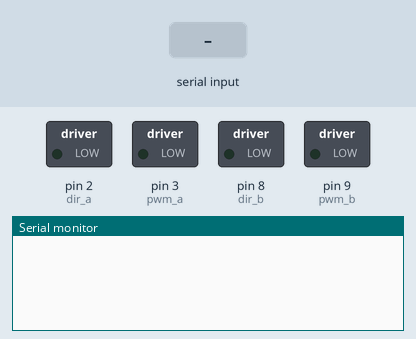
This sketch was run on a simulated Arduino Uno, built with avr-gcc and run on an emulated ATmega328P. On the bench: switched loads named in the sketch (green lamp = pin HIGH), the last lines printed to the serial monitor. The inputs (shaded band) are chosen by the test bench.

Above: at 1.2 s.
1.3 s: "A\n" received over Serial
At 1.7 s:
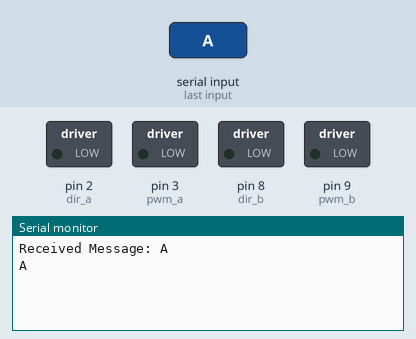
2.8 s: "B\n" received over Serial
At 4.0 s:
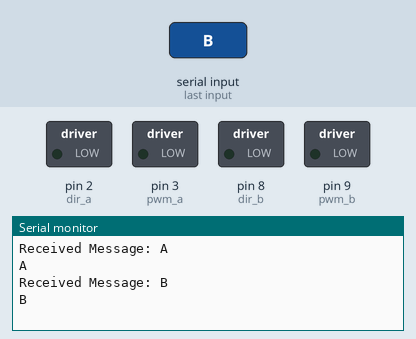

Measured:
- after the input at 1.3 s, the serial monitor: prints a new line at once (image 1)
- after the input at 2.8 s, the serial monitor: prints a new line at once (image 2)

The sketch:

arduino_helmet_controller.ino
```cpp
unsigned long endTimeMotor_A = 0;
unsigned long endTimeMotor_B = 0;
boolean isRunningMotor_A = false;
boolean isRunningMotor_B = false;

const byte numChars = 32;
char receivedChars[numChars];
boolean newData = false;

int pwm_a = 3;  //PWM control for motor outputs 1 and 2
int pwm_b = 9;  //PWM control for motor outputs 3 and 4
int dir_a = 2;  //direction control for motor outputs 1 and 2
int dir_b = 8;  //direction control for motor outputs 3 and 4

void setup()
{
  pinMode(pwm_a, OUTPUT);  //Set control pins to be outputs
  pinMode(pwm_b, OUTPUT);
  pinMode(dir_a, OUTPUT);
  pinMode(dir_b, OUTPUT);

  Serial.begin(9600);
}

void loop() {
  recvWithEndMarker();
  processNewData();
  checkIfTimeToStop();
}

void checkIfTimeToStop() {
  unsigned long currentMillis = millis();

  // Serial.print("currentMillis: ");
  // Serial.println(currentMillis);

  // Serial.print("endTimeMotor_A: ");
  // Serial.println(endTimeMotor_A);

  // Serial.print("endTimeMotor_B: ");
  // Serial.println(endTimeMotor_B);

  // Serial.print("stopMotor_A: ");
  // Serial.println(endTimeMotor_A != 0 && currentMillis > endTimeMotor_A);

  // Serial.print("stopMotor_B: ");
  // Serial.println(endTimeMotor_B != 0 && currentMillis > endTimeMotor_B);

  if (endTimeMotor_A != 0 && currentMillis > endTimeMotor_A) {
    stopMotor_A();
    endTimeMotor_A = 0;
  }

  if (endTimeMotor_B != 0 && currentMillis > endTimeMotor_B) {
    stopMotor_B();
    endTimeMotor_B = 0;
  }
}

void recvWithEndMarker() {
  /*
    Expected Info
    Motor to spin: A or B
    Length of time (milli) for spin

    Format expected:

    <Motor>:<Spin time>\n

    Ex:

    A:132322\n

  */
  static byte index = 0;
  char endMarker = '\n';
  char rc;

  while (Serial.available() > 0 && newData == false) {
    rc = Serial.read();

    if (rc != endMarker) {
      receivedChars[index] = rc;
      index++;
      if (index >= numChars) {
        index = numChars - 1;
      }
    }
    else {
      receivedChars[index] = '\0'; // terminate the string
      index = 0;
      newData = true;

      Serial.print("Received Message: ");
      Serial.println(receivedChars);
    }
  }
}

void processNewData() {
  if (newData == true) {

    char motorToSpin;
    unsigned long milliToSpin;

    milliToSpin = strtoul(receivedChars + 2, NULL, 10);
    motorToSpin = receivedChars[0];

    Serial.println(motorToSpin);

    if (motorToSpin == 'A') {
      if (isRunningMotor_A) {
        endTimeMotor_A = endTimeMotor_A + milliToSpin;
      }
      else {
        unsigned long m = millis();
        endTimeMotor_A = m + milliToSpin;

        // Serial.print("Millis: ");
        // Serial.println(m);

        // Serial.print("endTimeMotor_A ");
        // Serial.println(endTimeMotor_A);
        startMotor_A();
      }
    }
    else if (motorToSpin == 'B') {
      if (isRunningMotor_B) {
        endTimeMotor_B = endTimeMotor_B + milliToSpin;
      }
      else {
        unsigned long m = millis();
        endTimeMotor_B = m + milliToSpin;

        // Serial.print("Millis: ");
        // Serial.println(m);

        // Serial.print("endTimeMotor_B ");
        // Serial.println(endTimeMotor_B);
        startMotor_B();
      }
    }

    newData = false;
  }
}

void stopMotor_A() {
  analogWrite(pwm_a, 0);  //Engage the Brake for Channel A

  isRunningMotor_A = false;
}

void stopMotor_B() {
  analogWrite(pwm_b, 0);  //Engage the Brake for Channel B

  isRunningMotor_B = false;
}

void startMotor_A() {
  //Motor A forward @ full speed
  analogWrite(pwm_a, 255);   //Spins the motor on Channel A at full speed

  isRunningMotor_A = true;
}

void startMotor_B() {
  //Motor B forward @ full speed
  analogWrite(pwm_b, 255);   //Spis the motor on Channel B at full speed

  isRunningMotor_B = true;
}
```
